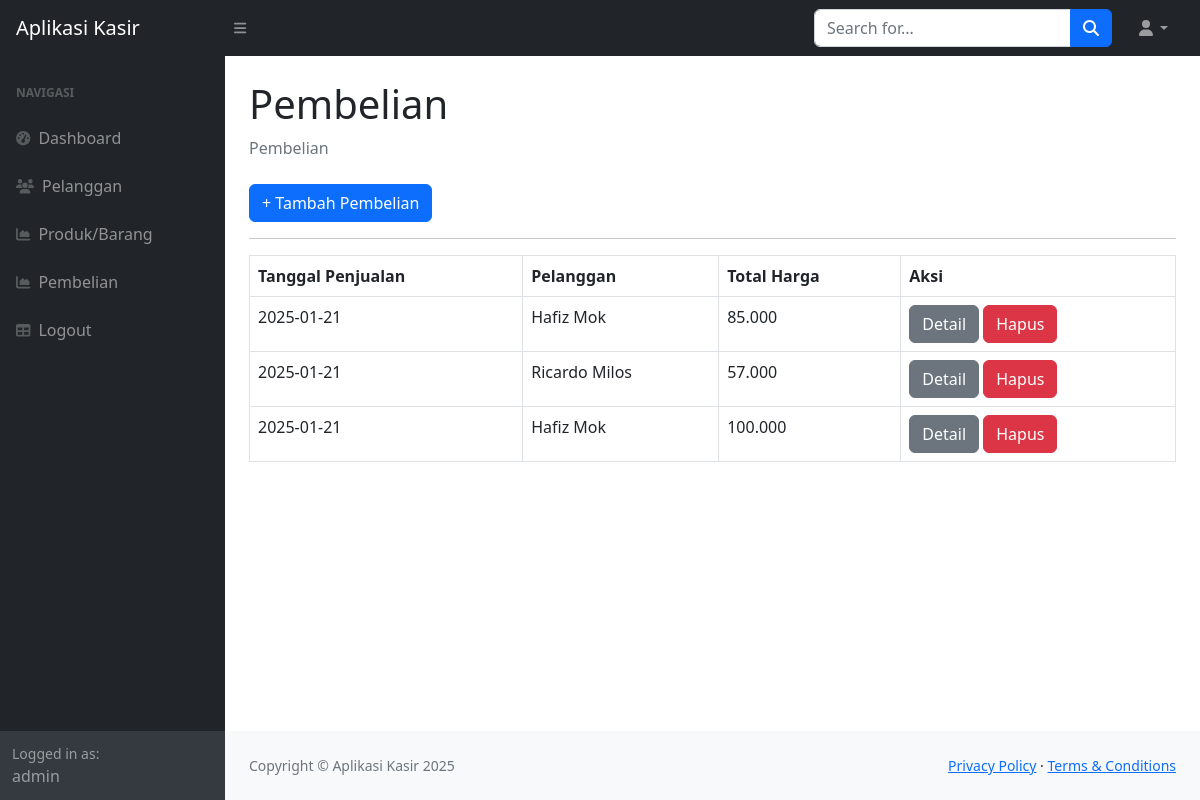
Page /index.php?page=pembelian (signed in) on the committed database.
### tables this page shows
CREATE TABLE `penjualan` (
  `PenjualanID` int(11) NOT NULL,
  `TanggalPenjualan` date DEFAULT NULL,
  `TotalHarga` decimal(10,2) DEFAULT NULL,
  `PelangganID` int(11) DEFAULT NULL
);

CREATE TABLE `pelanggan` (
  `PelangganID` int(11) NOT NULL,
  `NamaPelanggan` varchar(255) DEFAULT NULL,
  `Alamat` text DEFAULT NULL,
  `NomorTelepon` varchar(15) DEFAULT NULL
);

### pembelian.php (the view)
<div class="container-fluid px-4">
    <h1 class="mt-4">Pembelian</h1>
    <ol class="breadcrumb mb-4">
        <li class="breadcrumb-item active">Pembelian</li>
    </ol>
    <a href="?page=pembelian_tambah" class="btn btn-primary">+ Tambah Pembelian</a>
    <hr>
    <table class="table table-bordered">
        <tr>
            <th>Tanggal Penjualan</th>
            <th>Pelanggan</th>
            <th>Total Harga</th>
            <th>Aksi</th>
        </tr>
        <?php
        $query = mysqli_query($koneksi, "
            SELECT
                penjualan.TanggalPenjualan,
                penjualan.TotalHarga,
                penjualan.PenjualanID,
                pelanggan.NamaPelanggan
            FROM penjualan
            LEFT JOIN pelanggan ON penjualan.PelangganID = pelanggan.PelangganID
        ");
        while ($data = mysqli_fetch_array($query)) {
        ?>
        <tr>
            <td><?php echo $data['TanggalPenjualan']; ?></td>
            <td><?php echo $data['NamaPelanggan'] ? $data['NamaPelanggan'] : 'Tidak diketahui'; ?></td>
            <td><?php echo number_format($data['TotalHarga'], 0, ',', '.'); ?></td>
            <td>
                <a href="?page=penjualan_detail&id=<?php echo $data['PenjualanID']; ?>" class="btn btn-secondary">Detail</a>
                <a href="?page=penjualan_hapus&id=<?php echo $data['PenjualanID']; ?>" class="btn btn-danger" onclick="return confirm('Yakin ingin menghapus data ini?')">Hapus</a>
            </td>
        </tr>
        <?php
        }
        ?>
    </table>
</div>

### rows in the picture
penjualan: TanggalPenjualan "2025-01-21", PelangganID.NamaPelanggan "Hafiz Mok", TotalHarga "85.000"
penjualan: TanggalPenjualan "2025-01-21", PelangganID.NamaPelanggan "Ricardo Milos", TotalHarga "57.000"
penjualan: TanggalPenjualan "2025-01-21", PelangganID.NamaPelanggan "Hafiz Mok", TotalHarga "100.000"

### other values in the picture
$_SESSION['user']['nama'] "admin"
